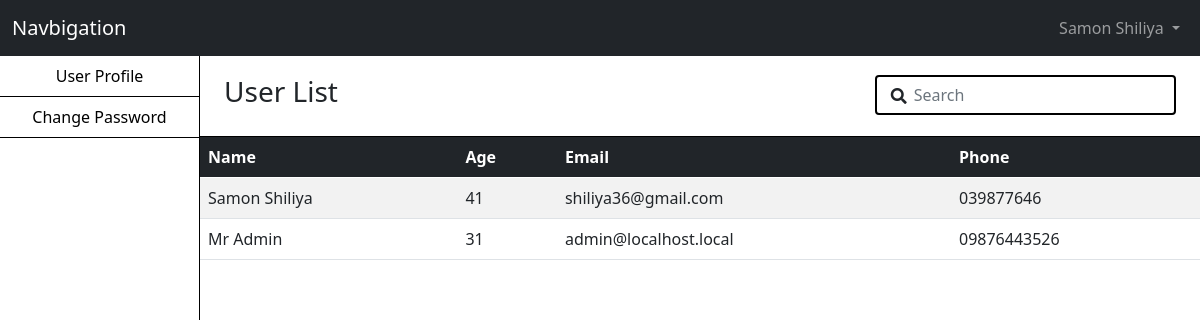
The page /userlist.php (signed in) on the database its author committed.
### tables this page shows
CREATE TABLE `user` (
  `id` int(11) NOT NULL,
  `firstname` varchar(255) NOT NULL,
  `lastname` varchar(255) NOT NULL,
  `address` varchar(255) NOT NULL,
  `phone` varchar(20) NOT NULL,
  `email` varchar(50) NOT NULL,
  `dob` date NOT NULL,
  `password` varchar(255) NOT NULL
);

### userlist.php (the view, shortened to what this page needs)
<?php
  require 'controllers/db_credentials.php';
  if (isset($_SESSION['email']))
  {
    $email = $_SESSION['email'];
  }
  $qry =  $mysqli->query("SELECT * FROM `user` WHERE email = '$email'");
  while ($row = $qry->fetch_assoc())
  {
    $fname = $row['firstname'];
    $lname = $row['lastname'];
  }
?>
<!DOCTYPE html>
<html lang="en">
<head>
    <link href="https://cdn.jsdelivr.net/npm/bootstrap@5.0.2/dist/css/bootstrap.min.css" rel="stylesheet">
    <link rel="stylesheet" href="https://pro.fontawesome.com/releases/v5.10.0/css/all.css"/>
    <link rel="stylesheet" href="css/style.css">
</head>
<body>
    <div class="container-fluid px-0 mx-0">
        <nav class="navbar navbar-expand-lg navbar-dark bg-dark">
            <div class="container-fluid">
              <a class="navbar-brand" href="#">Navbigation</a>
              <div class="collapse navbar-collapse" id="navbarSupportedContent">
                <ul class="navbar-nav ms-auto">
                  <li class="nav-item dropdown">
                    <a class="nav-link dropdown-toggle" href="#" id="navbarDropdownMenuLink" role="button" data-toggle="dropdown" aria-expanded="false">
                       <?php echo $fname ." ". $lname ?>
                    </a>
                  </li>
                </ul>
              </div>
            </div>
          </nav>
         <div class="container-fluid">
          <div class="row sidebar">
              <?php include 'nav.php' ?>
           <div class="col-md-10 px-0 mx-0">
              <div class="user">
                <div class="container-fluid">
                  <div class="row">
                    <div class="col-md-8 me-auto">
                      <h3>User List</h3>
                    </div>
                    <div class="col-md-4 ms-auto">
                      <div class="search"> <i class="fa fa-search"></i>
                      <input type="text" id="search_text" class="form-control" placeholder="Search"></div>
                    </div>
                  </div>
                </div>
              </div>
              <table class="table table-striped">
                <thead>
                  <tr>
                    <th scope="col">Name </th>
                    <th scope="col">Age</th>
                    <th scope="col">Email</th>
                    <th scope="col">Phone</th>
                  </tr>
                </thead>
                <tbody id="table_data">
                  <?php
                  $qry =  $mysqli->query("SELECT firstname, lastname, email, TIMESTAMPDIFF(YEAR, dob, CURDATE()) as age, phone FROM `user`");
                  while ($row = $qry->fetch_assoc())
                  {
                    $fname = $row['firstname'];
                    $lname = $row['lastname'];
                    $phn = $row['phone'];
                    $age = $row['age'];
                    $email = $row['email'];
                  ?>
                  <tr>
                    <td><?php echo $fname ." ". $lname ?></td>
                    <td><?php echo $age ?></td>
                    <td><?php echo $email ?></td>
                    <td><?php echo $phn ?></td>
                  </tr>
                  <?php
                  }
                  ?>
                </tbody>
              </table>
            </div>
           </div>
           </div>
         </div>
</body>
</html>

### css/style.css (style rules this page uses)
* { box-sizing: border-box; }
.dropdown { display: inline-block; }
.user { padding: 1.2rem 0; border-bottom: 1px solid black; }
.search { position: relative; }
.search input { text-indent: 25px; border: 2px solid black }
.search .fa-search { position: absolute; top: 13px; left: 16px }
thead { background-color: #212529; color: white; }

### rows shown on the page
user: firstname "Samon", lastname "Shiliya", age "41", email "shiliya36@gmail.com", phone "039877646"
user: firstname "Mr", lastname "Admin", age "31", email "admin@localhost.local", phone "09876443526"
